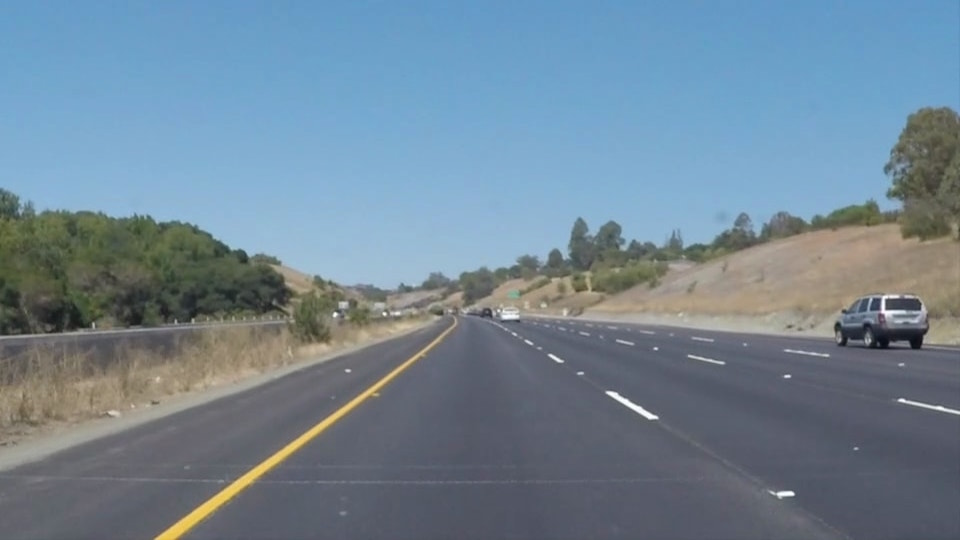
#> input picture test_images/solidYellowCurve.jpg, 960 x 540 px
$ jupyter execute --allow-errors SDCLaneLines-P1.ipynb   (shell and % lines are left out)
#> lines starting #> are read from the running program, lines starting #| are printed output that depends on the picture; after the words box and inside, x2 and y2 are one past the last pixel; in counts of white or black regions, pixels touching at a corner belong together
[cell 1]
#importing some useful packages
import matplotlib.pyplot as plt
import matplotlib.image as mpimg
import numpy as np
import cv2
import math
from moviepy.editor import VideoFileClip
from IPython.display import HTML

[cell 2]
#Helper Functions
def grayscale(img):
    return cv2.cvtColor(img, cv2.COLOR_BGR2GRAY)

def canny(img, low_threshold, high_threshold):
    """Applies the Canny transform"""
    return cv2.Canny(img, low_threshold, high_threshold)

def gaussian_blur(img, kernel_size):
    """Applies a Gaussian Noise kernel"""
    return cv2.GaussianBlur(img, (kernel_size, kernel_size), 0)

def region_of_interest(img, vertices):
    """
    Applies an image mask.

    Only keeps the region of the image defined by the polygon
    formed from `vertices`. The rest of the image is set to black.
    """
    #defining a blank mask to start with
    mask = np.zeros_like(img)

    #defining a 3 channel or 1 channel color to fill the mask with depending on the input image
    if len(img.shape) > 2:
        channel_count = img.shape[2]  # i.e. 3 or 4 depending on your image
        ignore_mask_color = (255,) * channel_count
    else:
        ignore_mask_color = 255

    #filling pixels inside the polygon defined by "vertices" with the fill color
    cv2.fillPoly(mask, vertices, ignore_mask_color)

    #returning the image only where mask pixels are nonzero
    masked_image = cv2.bitwise_and(img, mask)
    return masked_image

def draw_lines(img, lines, color=[255, 0 , 0], thickness=3):
    """
    NOTE: this is the function you might want to use as a starting point once you want to
    average/extrapolate the line segments you detect to map out the full
    extent of the lane (going from the result shown in raw-lines-example.mp4
    to that shown in P1_example.mp4).

    Think about things like separating line segments by their
    slope ((y2-y1)/(x2-x1)) to decide which segments are part of the left
    line vs. the right line.  Then, you can average the position of each of
    the lines and extrapolate to the top and bottom of the lane.

    This function draws `lines` with `color` and `thickness`.
    Lines are drawn on the image inplace (mutates the image).
    If you want to make the lines semi-transparent, think about combining
    this function with the weighted_img() function below
    """
    #TODO: consider about the curve lanes
    #1) initialize variables
    left_slope = []
    right_slope = []
    left_x = []
    left_y = []
    right_x = []
    right_y = []
    min_y = 330 #imshape[0]/2 +60
    max_y = img.shape[0]

    #2) check segments that are parts of left or right lines fill that in accordingly into lists
    for line in lines:
        for x1, y1, x2, y2 in line:
            if y1 < min_y:
                min_y = y1

            slope = (y2-y1)/(x2-x1)
            #right line
            if -0.8 < slope < -0.4:
                right_slope.append(slope)
                right_x.append(x1)
                right_x.append(x2)
                right_y.append(y1)
                right_y.append(y2)
            elif 0.8 > slope > 0.4:
                left_slope.append(slope)
                left_x.append(x1)
                left_x.append(x2)
                left_y.append(y1)
                left_y.append(y2)
    #3) extrapolate the lines using average for both left and right
    #3.1) right side
    avg_right_slope = np.mean(right_slope)
    avg_right_x = np.mean(right_x)
    avg_right_y = np.mean(right_y)
    #b = y - mx
    right_intercept = avg_right_y - avg_right_slope * avg_right_x
    #x = (y - b)/m
    right_x1 = (min_y - right_intercept) / avg_right_slope
    right_x2 = (max_y - right_intercept) / avg_right_slope
    #3.2) left side
    avg_left_slope = np.mean(left_slope)
    avg_left_x = np.mean(left_x)
    avg_left_y = np.mean(left_y)
    #b = y - mx
    left_intercept = avg_left_y - avg_left_slope * avg_left_x
    #x = (y - b)/m
    left_x1 = (min_y - left_intercept) / avg_left_slope
    left_x2 = (max_y - left_intercept) / avg_left_slope

    #4) draw lines
    cv2.line(img, (int(right_x1), int(min_y)), (int(right_x2), int(max_y)), color, thickness)
    cv2.line(img, (int(left_x1), int(min_y)), (int(left_x2), int(max_y)), color, thickness)

def hough_lines(img, rho, theta, threshold, min_line_len, max_line_gap):
    """
    `img` should be the output of a Canny transform.
    Returns an image with hough lines drawn.
    """
    lines = cv2.HoughLinesP(img, rho, theta, threshold, np.array([]), minLineLength=min_line_len, maxLineGap=max_line_gap)
    line_img = np.zeros((*img.shape, 3), dtype=np.uint8)
    draw_lines(line_img, lines, thickness=5)
    return line_img

# Python 3 has support for cool math symbols.

def weighted_img(img, initial_img, α=0.8, β=1., λ=0.):
    """
    `img` is the output of the hough_lines(), An image with lines drawn on it.
    Should be a blank image (all black) with lines drawn on it.
    `initial_img` should be the image before any processing.
    The result image is computed as follows:
    initial_img * α + img * β + λ
    NOTE: initial_img and img must be the same shape!
    """
    return cv2.addWeighted(initial_img, α, img, β, λ)

[cell 3]
def process_image(org_img):

    imshape = org_img.shape
    #1) convert to hsv color space
    image = grayscale(org_img)
    #2) apply gaussian blur
    image = gaussian_blur(image, 3)
    #3) detect the edges with canny edge detection
    image = canny(image, 30, 120)
    #4) limit region of interest
    vertices = np.array([[(40,imshape[0]),
                          ((imshape[1]/2) - 40, imshape[0]/2 +60),
                          ((imshape[1]/2) + 40, imshape[0]/2 +60),
                          (imshape[1] -40,imshape[0])]], dtype=np.int32)
    image = region_of_interest(image, vertices)
    #5) apply the hough lines
    image = hough_lines(image, 1, np.pi/90, 10, 15, 10)
    #6) overlay the line image onto the original image
    overlay_img = weighted_img(image, org_img)
    return overlay_img

[cell 4]
org_image = (mpimg.imread('./test_images/solidYellowCurve.jpg')*255).astype('uint8')
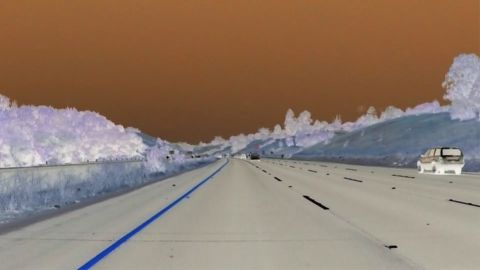
#> org_image: shape (540, 960, 3) (shown at 1/2 size); mean R, G, B 143, 122.6, 107
#printing out some stats and plotting
print ('This image is: ', type(org_image), 'with dimensions: ', org_image.shape)
#| This image is:  <class 'numpy.ndarray'> with dimensions:  (540, 960, 3)
org_image = process_image(org_image)
#> in grayscale, `return cv2.cvtColor(img, cv2.COLOR_BGR2GRAY)`:
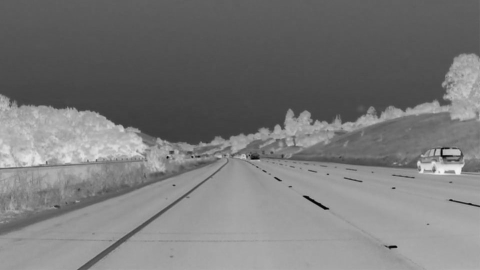
#> returned value: shape (540, 960) (shown at 1/2 size); min 1, max 243, mean 120.3
#> in canny, `return cv2.Canny(img, low_threshold, high_threshold)`:
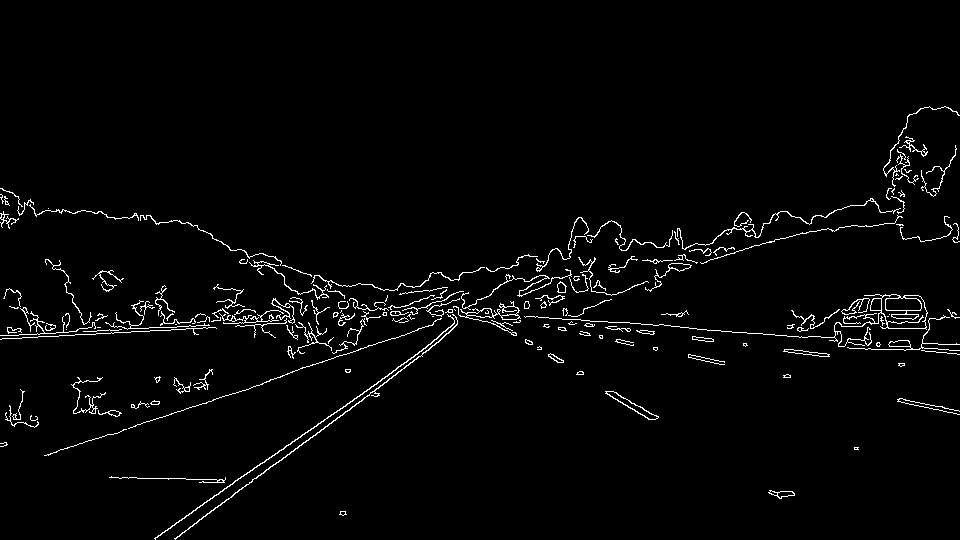
#> returned value: shape (540, 960); 2.4% white in thin lines or dots, all inside (x1, y1, x2, y2) = (0, 106, 960, 540)
#> in region_of_interest, `cv2.fillPoly(mask, vertices, ignore_mask_color)`:
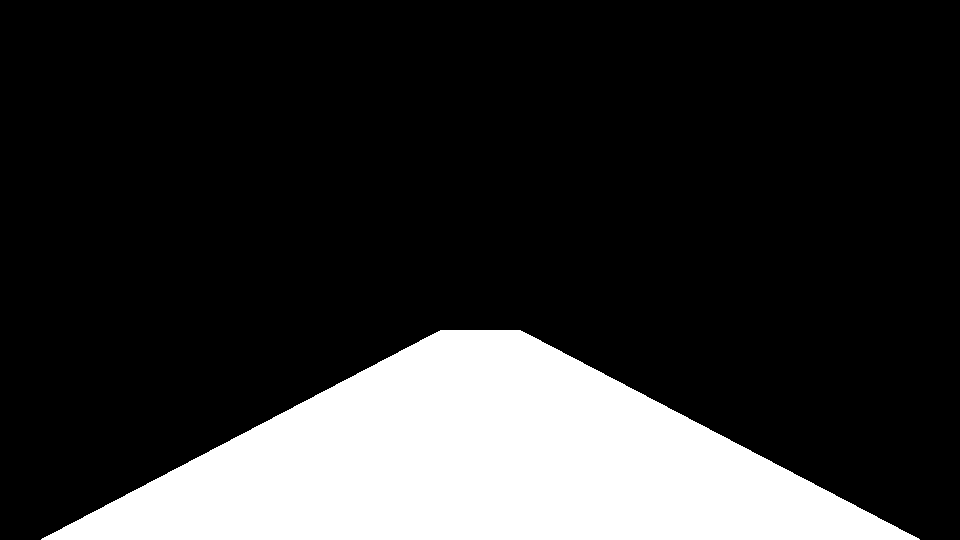
#> mask: shape (540, 960); 19.5% white; 1 white region, box (x1, y1, x2, y2) and area: (41, 330, 920, 540) 100990
#> in region_of_interest, `masked_image = cv2.bitwise_and(img, mask)`:
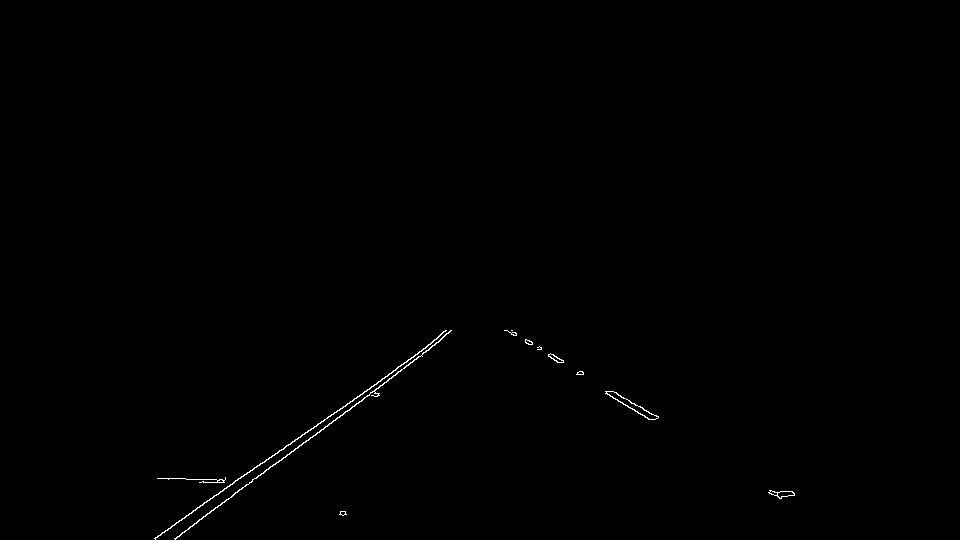
#> masked_image: shape (540, 960); 0.28% white in thin lines or dots, all inside (x1, y1, x2, y2) = (154, 330, 795, 540)
#> in hough_lines, `lines = cv2.HoughLinesP(img, rho, theta, threshold, np.array([]), minL..`: lines = 30 rows, first 6: [291, 451, 404, 368], [198, 520, 369, 395], [234, 481, 362, 394], [612, 391, 658, 417], [606, 393, 648, 419], [175, 538, 232, 496]
#> the loop in draw_lines, `for line in lines:` made 30 passes
#> after the loop in draw_lines, `for line in lines:`: left_slope = [0.565, 0.619, 0.628, 0.6, 0.571, 0.611, 0.647, 0.571, 0.632]; left_x = [612, 658, 606, 648, 606, 649, 528, 563, 525, 560, 512, 548, 512, 529, 505, 561, 511, 549]; left_y = [391, 417, 393, 419, 392, 419, 340, 361, 342, 362, 332, 354, 330, 341, 330, 362, 330, 354]; min_y = 330; right_slope = [-0.735, -0.731, -0.68, -0.737, -0.744, -0.722, -0.69, -0.72, -0.688, -0.686, -0.654, -0.681, -0.738, -0.706]; right_x = 28 values, max 440 at index 9, min 154 at index 14, mean 325.8; right_y = 28 values, max 539 at index 10, min 340 at index 9, mean 420.5
#> in draw_lines, `avg_right_slope = np.mean(right_slope)`: avg_right_slope = -0.708
#> in draw_lines, `avg_right_x = np.mean(right_x)`: avg_right_x = 325.8
#> in draw_lines, `avg_right_y = np.mean(right_y)`: avg_right_y = 420.5
#> in draw_lines, `right_intercept = avg_right_y - avg_right_slope * avg_right_x`: right_intercept = 651.1
#> in draw_lines, `right_x1 = (min_y - right_intercept) / avg_right_slope`: right_x1 = 453.7
#> in draw_lines, `right_x2 = (max_y - right_intercept) / avg_right_slope`: right_x2 = 157
#> in draw_lines, `avg_left_slope = np.mean(left_slope)`: avg_left_slope = 0.605
#> in draw_lines, `avg_left_x = np.mean(left_x)`: avg_left_x = 565.7
#> in draw_lines, `avg_left_y = np.mean(left_y)`: avg_left_y = 364.9
#> in draw_lines, `left_intercept = avg_left_y - avg_left_slope * avg_left_x`: left_intercept = 22.73
#> in draw_lines, `left_x1 = (min_y - left_intercept) / avg_left_slope`: left_x1 = 507.9
#> in draw_lines, `left_x2 = (max_y - left_intercept) / avg_left_slope`: left_x2 = 855
#> in draw_lines, `cv2.line(img, (int(left_x1), int(min_y)), (int(left_x2), int(max_y)), ..`:
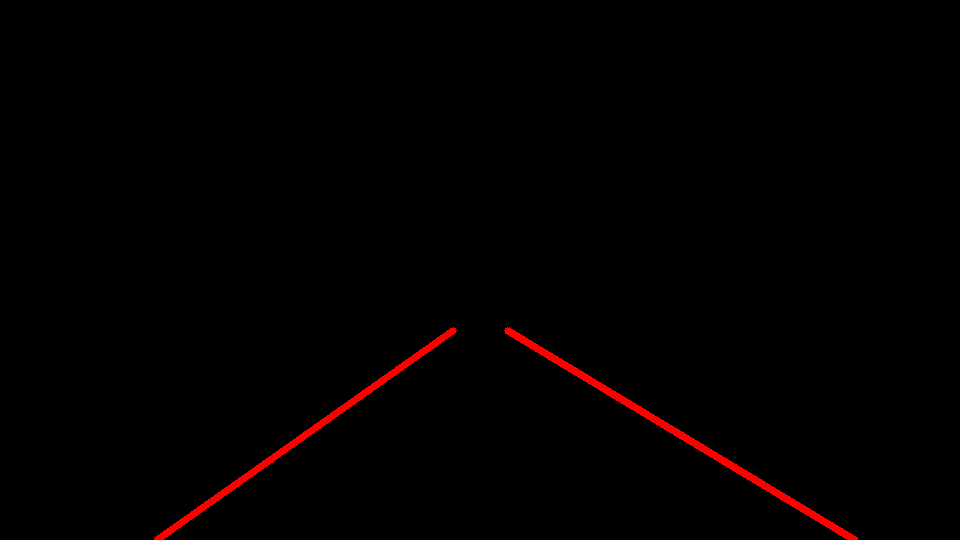
#> img: shape (540, 960, 3); mean of channels 0, 1, 2 2.7, 0, 0; drawn as R, G, B
#> in weighted_img, `return cv2.addWeighted(initial_img, α, img, β, λ)`:
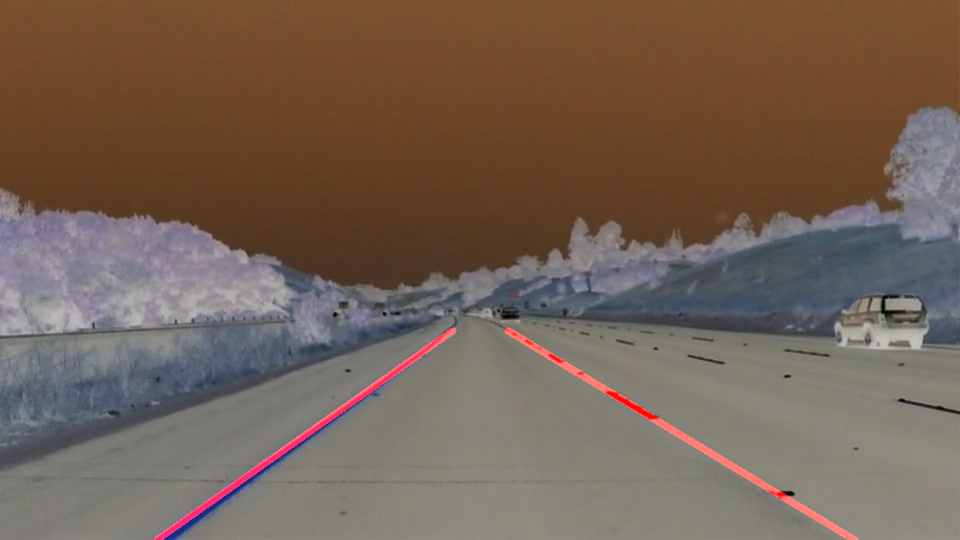
#> returned value: shape (540, 960, 3); mean of channels 0, 1, 2 116.2, 98.1, 85.6; drawn as R, G, B
plt.imshow(org_image, cmap='gray') # call as plt.imshow(gray, cmap='gray') to show gray scale image
#> (this line was passed over: IPython is not available in this run)
plt.show()

$ run again, with test_images/solidWhiteCurve.jpg copied over test_images/solidYellowCurve.jpg
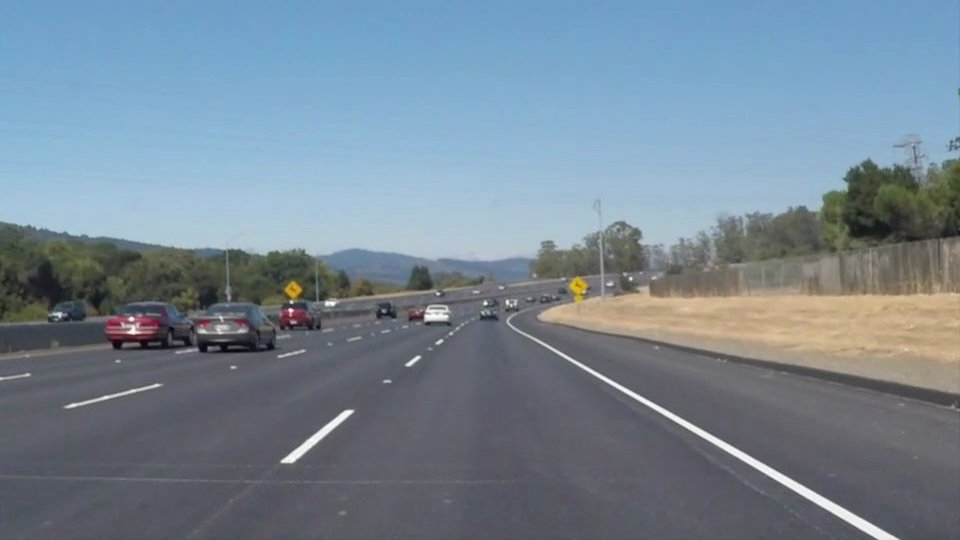
#> input picture test_images/solidWhiteCurve.jpg, 960 x 540 px
#| This image is:  <class 'numpy.ndarray'> with dimensions:  (540, 960, 3)
#> mask: shape (540, 960); 19.5% white; 1 white region, box (x1, y1, x2, y2) and area: (41, 330, 920, 540) 100990
#> in region_of_interest, `masked_image = cv2.bitwise_and(img, mask)`:
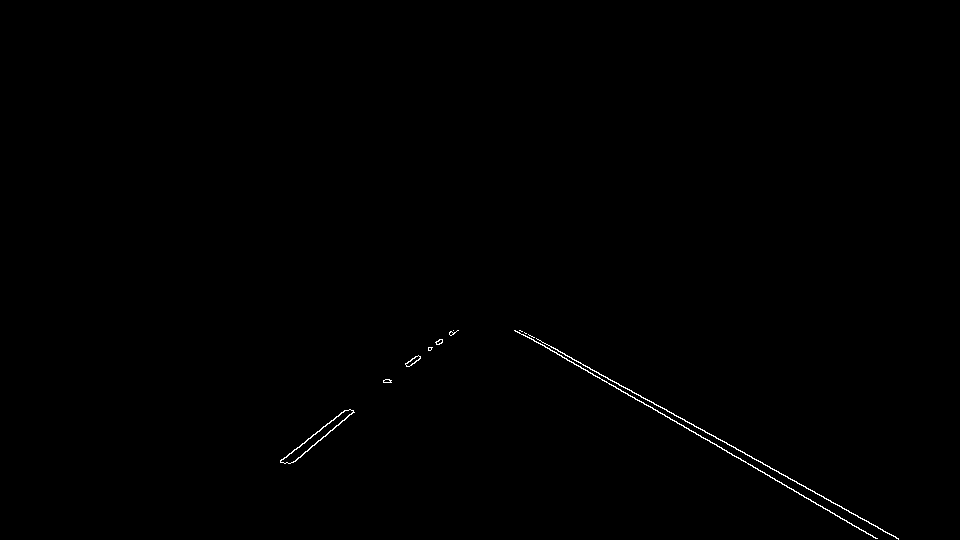
#> masked_image: shape (540, 960); 0.29% white in thin lines or dots, all inside (x1, y1, x2, y2) = (280, 330, 899, 540)
#> lines = 24 rows, first 6: [408, 366, 450, 331], [523, 334, 877, 538], [726, 442, 835, 504], [519, 330, 618, 383], [292, 462, 353, 411], [653, 402, 727, 444]
#> the loop in draw_lines, `for line in lines:` made 24 passes
#> after the loop in draw_lines, `for line in lines:`: left_slope = [0.576, 0.569, 0.535, 0.568, 0.569, 0.562, 0.593, 0.567, 0.5, 0.567, 0.593, 0.545, 0.552, 0.566]; left_x = 28 values, max 898 at index 15, min 514 at index 22, mean 694.7; left_y = 28 values, max 538 at index 1, min 330 at index 4, mean 427.4; min_y = 330; right_slope = [-0.729, -0.773, -0.781, -0.733, -0.667]; right_x = [410, 458, 280, 346, 280, 344, 407, 437, 435, 453]; right_y = [365, 330, 461, 410, 460, 410, 363, 341, 342, 330]
#> avg_right_slope = -0.737
#> avg_right_x = 385
#> avg_right_y = 381.2
#> right_intercept = 664.8
#> right_x1 = 454.5
#> right_x2 = 169.4
#> avg_left_slope = 0.562
#> avg_left_x = 694.7
#> avg_left_y = 427.4
#> left_intercept = 37.35
#> left_x1 = 521.2
#> left_x2 = 895.2
#> in weighted_img, `return cv2.addWeighted(initial_img, α, img, β, λ)`:
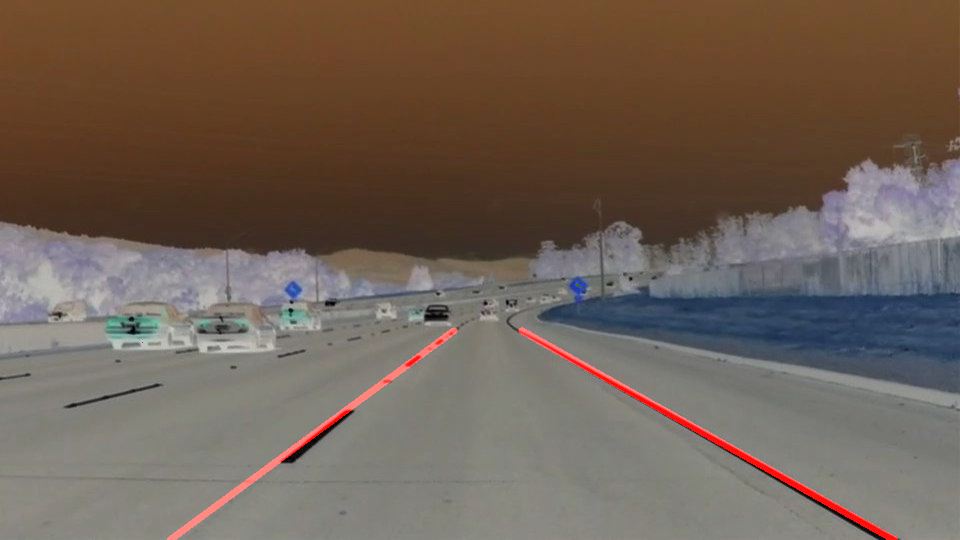
#> returned value: shape (540, 960, 3); mean of channels 0, 1, 2 111.8, 97.2, 86.3; drawn as R, G, B
